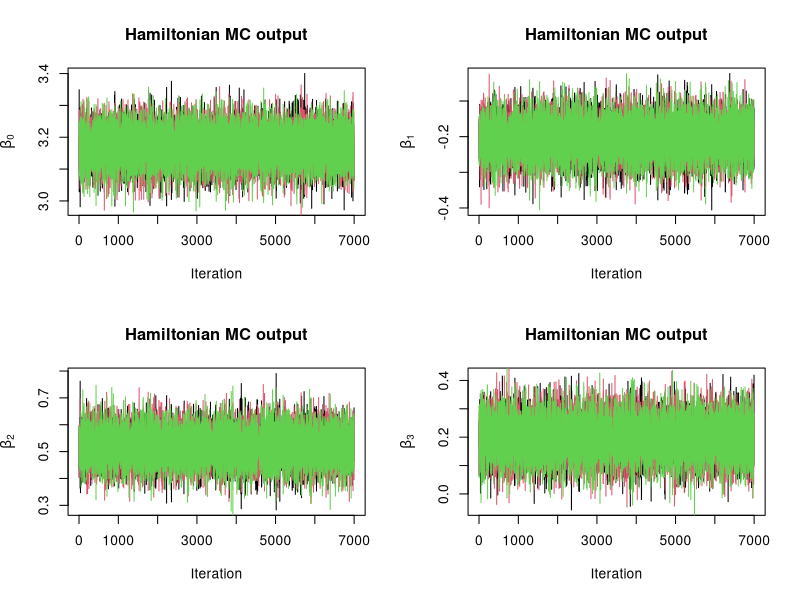
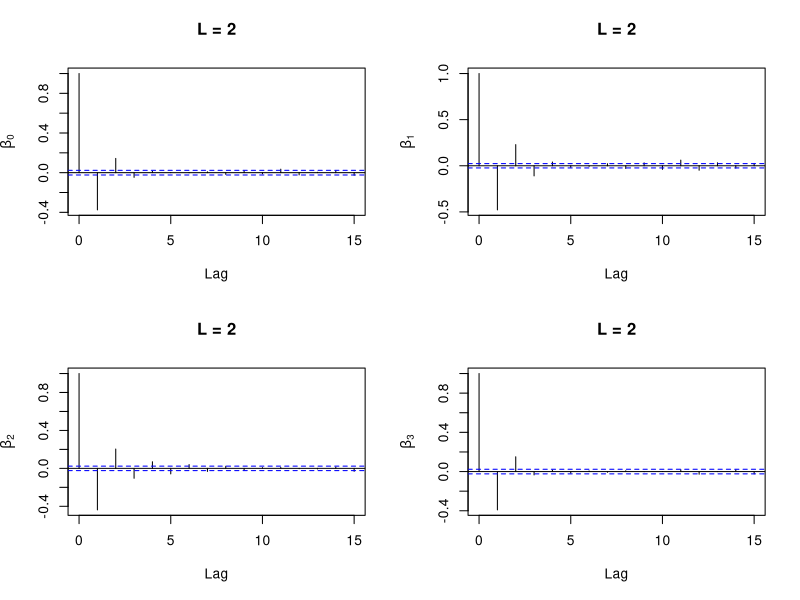
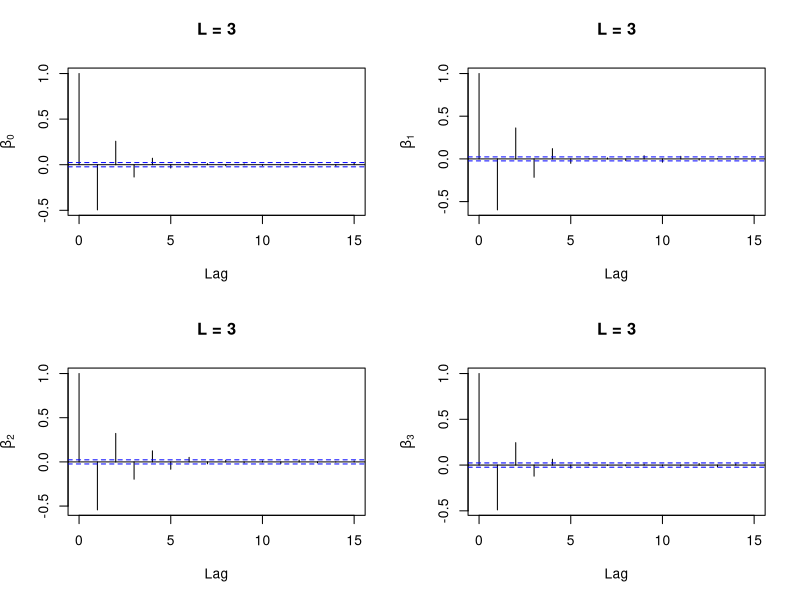
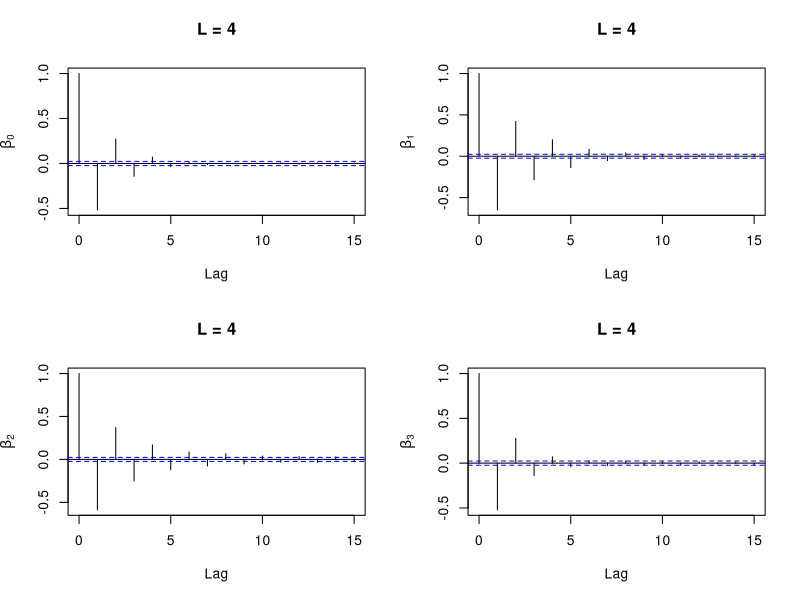
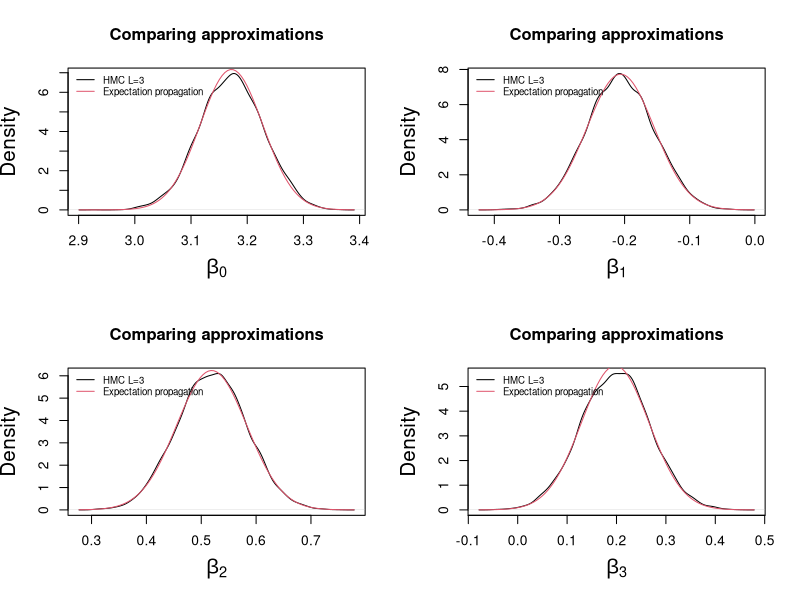

The R source for these figures, in order:
## ---- chunk 1
knitr::opts_chunk$set(echo = TRUE)
## ---- chunk 2
set.seed(695281) 
library(mvtnorm) #Please change random seed to your student id number.
## ---- chunk 3
# Read  data
WOOL <- read.csv("Warpbreaks.csv")
## ---- chunk 4
# model poisson regression 
mod<-glm(breaks~ ., WOOL, family = poisson(link = "log"))
X <- model.matrix(mod)
# sigma  <-vcov(mod)
y <- WOOL$breaks
p <-dim(X)[2]   #number of parameters
M <- 5*crossprod(X)
## ---- chunk 5

#Part one: function for performing Hamiltonian Monte Carlo for logistic regression.
#Inputs:
#y: vector of responses
#n: vector (or scalar) of trial sizes. 
#X: predictor matrix including intercept.
#L: number of leapfrog steps.
#M is variance covariance matrix for normal prior of momentum variable \phi. Ideally diagonal.
#iter: number of iterations
#burnin: number of initial iterations to throw out.
HMC.fn<-function(y,X,L,M,iter,burnin){ 
p <-dim(X)[2]   #number of parameters
library(mvtnorm)
theta0<-rnorm(p) #initial values of beta
theta.sim<-matrix(0,iter,p+1) #matrix to store iterations plus acceptance.
theta.sim[1,1:p]<-theta0       #initial values in matrix.
epsilon<-1/L                #epsilon assuming epsilon*L =1.
Minv   <-solve(M)


for(i in 1:(iter-1)){
phi       <-rmvnorm(1,mean=rep(0,p),sigma=M)   #draw momentum variable.
phi       <-as.numeric(phi)
phi0      <-phi                             #saving starting phi for calculation of r. 
theta     <-theta.sim[i,1:p]                 #current state of theta.  

lbd.b         <-exp(X%*%theta)  #calculate lambda.
gradtheta <- crossprod(X,y-lbd.b )   #Gradient of posterior = joint distribution with respect to theta.

#leapfrog steps.
for(j in 1:L){
  phi   <- phi + 0.5*epsilon*gradtheta   #first half step for phi
  theta <- theta + epsilon*(Minv%*%phi)  #full step for theta
  
lbd.c         <-exp(X%*%theta) #calculate probabilities of success at candidate (sub) state.
gradtheta <- crossprod(X,y-lbd.c )   #Gradient of posterior = joint distribution with respect to theta.

phi   <- phi + 0.5*epsilon*gradtheta #second half step for phi.
phi   <- as.numeric(phi)
}

#difference of log joint distributions at final iteration of leap.frog vs current state.
r<-sum( dpois(y,lambda = lbd.c,log=TRUE))+dmvnorm(phi,mean=rep(0,p),sigma=M,log=TRUE)-sum(dpois(y,lambda = lbd.b,log=TRUE) )-dmvnorm(phi0,mean=rep(0,p),sigma=M,log=TRUE)
#Draw an indicator whether to accept/reject candidate
ind<-rbinom(1,1,exp( min(c(r,0)) ) )
theta.sim[i+1,1:p]<- ind*theta + (1-ind)*theta.sim[i,1:p]
theta.sim[i+1,p+1] <- ind
}

#Removing the iterations in burnin phase
results<-theta.sim[-c(1:burnin),]
names(results)<-c('beta0','beta1','beta2','beta3','accept') #column names

return(results)
}
## ---- chunk 6
# L = 2
HMCl2<-HMC.fn(y=y,X=X,L=2,M=M,iter=10000,burnin=3000)

# L = 3
HMCl3<-HMC.fn(y=y,X=X,L=3,M=M,iter=10000,burnin=3000)

# L = 4
HMCl4<-HMC.fn(y=y,X=X,L=4,M=M,iter=10000,burnin=3000)

## ---- chunk 7
#Posterior means of beta0, beta1, beta2, beta3 Acceptance rate comparison

colMeans(HMCl2)

#Posterior standard deviations
apply(HMCl2,2,FUN=sd)

#90 % credible intervals  
apply(HMCl2,2,FUN=function(x) quantile(x,c(0.05,0.95)) )

# acceptance rate 
colMeans(HMCl2)[5]
## ---- chunk 8
#Posterior means of beta0, beta1, beta2, beta3 Acceptance rate comparison

colMeans(HMCl3)

#Posterior standard deviations
apply(HMCl3,2,FUN=sd)

#90 % credible intervals  
apply(HMCl3,2,FUN=function(x) quantile(x,c(0.05,0.95)) )

# acceptance rate 
colMeans(HMCl3)[5]

## ---- chunk 9
#Posterior means of beta0, beta1, beta2, beta3 Acceptance rate comparison
colMeans(HMCl4)

#Posterior standard deviations
apply(HMCl4,2,FUN=sd)

#90 % credible intervals  
apply(HMCl4,2,FUN=function(x) quantile(x,c(0.05,0.95)) )

# acceptance rate 
colMeans(HMCl4)[5]
## ---- chunk 10
#plotting HMC.
par(mfrow=c(2,2))
for (i in 1:4) {
plot(HMCl2[,i],type='l',main='Hamiltonian MC output',xlab='Iteration',ylab=bquote( beta[.(i-1)] ))
lines(HMCl3[,i],col=2)
lines(HMCl4[,i],col=3)
}

## ---- chunk 11
library(coda)
hl1<-as.mcmc.list(as.mcmc((HMCl2[1:3500,1:4])))
hl2<-as.mcmc.list(as.mcmc((HMCl2[1:3500,1:4])))
hl3<-as.mcmc.list(as.mcmc((HMCl3[1:3500,1:4])))
hl4<-as.mcmc.list(as.mcmc((HMCl3[3500+1:3500,1:4])))
hl5<-as.mcmc.list(as.mcmc((HMCl4[3500+1:3500,1:4])))
hl6<-as.mcmc.list(as.mcmc((HMCl4[3500+1:3500,1:4])))
hl<-c(hl1,hl2,hl3,hl4,hl5,hl6)

#Gelman-Rubin diagnostic.
gelman.diag(hl)[[1]]
#effective sample size.
effectiveSize(hl)


## ---- chunk 12
# L=2
par(mfrow=c(2,2))
for (i in 1:4) {
acf(HMCl2[,i],ylab=bquote( beta[.(i-1)] ),lag.max = 15,main="L = 2")
}
# L=3
par(mfrow=c(2,2))
for (i in 1:4) {
acf(HMCl3[,i],ylab=bquote( beta[.(i-1)] ),lag.max = 15,main="L = 3")
}
# L=4
par(mfrow=c(2,2))
for (i in 1:4) {
acf(HMCl4[,i],ylab=bquote( beta[.(i-1)] ),lag.max = 15,main="L = 4")
}
## ---- chunk 13

#Coding for implementing Expectation-propagation for poission regression.

#Arguments.
#response, response vector
#n: vector of trial sizes
#iter: number of rounds to consider
#epsilon: convergence criteria.

EP.logit<-function(response,n,X,iter,epsilon){
N<-length(response) #size of dataset.
p<-dim(X)[2]
  
Sigmainvmu <-matrix(0,p,N) #natural parameter \Sigma^{-1}mu
Sigmainv  <-rep(list(diag(p)),N)  #natural parameter \Sigma^{-1}, stored as list

#Previous parameters of g.
Sigmainvmu0<-rowSums(Sigmainvmu)
Sigmainv0   <-Reduce("+",Sigmainv)
  
#g_0(\bm \beta) need not be updated and is assumed flat.

#function for tilted distribution
tilt.dist      <- function(x){
gnoti          <-dnorm(x,mean=Mnoti,sd=sqrt(Vnoti))
# beta           <- rnorm(p,mean=Mnoti,sd=sqrt(Vnoti))
lbd              <-exp(x)
like           <-dpois(response[i],lbd)
result <-gnoti*like
return(result)
}

#loop for updating g_i(\bm \beta) i= 1, ..., n.
for(j in 1:iter){
for(i in 1:N){
Sigmainvmunoti <-rowSums(Sigmainvmu)  - Sigmainvmu[,i] #Natural parameter \Sigma_{-i}^{-1}\mu_{-i}
Sigmainvnoti   <-Reduce("+",Sigmainv) - Sigmainv[[i]]  #Natural parameter \Sigma_{-i}^{-1}\mu_{-i}
Sigmanoti      <-solve(Sigmainvnoti)                   #parameter \Sigma_{-i}^{-1}
munoti         <-Sigmanoti%*%Sigmainvmunoti            #parameter \mu_{-i}
Mnoti          <-t(X[i,])%*%munoti                     #M_{-i}
Vnoti          <-t(X[i,])%*%Sigmanoti%*%X[i,]          #V_{-i}

#Moment matching.
E0<-integrate(f= function(x) { tilt.dist(x)}, lower=Mnoti-10*sqrt(Vnoti), upper=Mnoti+10*sqrt(Vnoti))
E1<-integrate(f= function(x) {x*tilt.dist(x)}, lower=Mnoti-10*sqrt(Vnoti), upper=Mnoti+10*sqrt(Vnoti))
E2<-integrate(f= function(x) {x^2*tilt.dist(x)}, lower=Mnoti-10*sqrt(Vnoti), upper=Mnoti+10*sqrt(Vnoti))  
M <- E1$value/E0$value       
V <- E2$value/E0$value - M^2

#Update g_i
MiViinv <- M/V - Mnoti/Vnoti
Viinv   <- 1/V - 1/Vnoti

#transform back to beta scale.
Sigmainvmu[,i] <-X[i,]%*%MiViinv  #natural parameter \Sigma^{-1}mu
Sigmainv[[i]]  <-X[i,]%*%Viinv%*%t(X[i,])
}
#Note by the way the previous lines of code have been written, step six has been implicitly. 

#Checking whether to stop iterations.
currentSinvmu <-rowSums(Sigmainvmu)   
currentSinv   <-Reduce("+",Sigmainv)

  diff1  <- sqrt((currentSinvmu-Sigmainvmu0)^2)/(abs(currentSinvmu)+0.01)
  diff2  <- sqrt((currentSinv-Sigmainv0)^2)/(abs(currentSinv)+0.01)
  diff.all<-c(diff1,diff2)
  if(max(diff.all) < epsilon) break else Sigmainvmu0 <- currentSinvmu; Sigmainv0 <- currentSinv 
}

#Final mean and variance-covariance matrix of g(\beta)
Sigma <-solve(currentSinv)
mu    <-Sigma%*%currentSinvmu


#Storing and returning results.
param<-list(mu,Sigma,j)
names(param)<-c('betahat','Sigma','iter_break')
return(param)  
}
## ---- chunk 14
N <- 10
n <- length(y)
mresult<-EP.logit(response=y,n=rep(N,n),X=X,iter=100,epsilon=1e-6)
## ---- chunk 15
#Posterior means 
report <- mresult$betahat
ci <- matrix(rep(0,8),nrow = 4)
#90 % credible intervals  
std <- diag(mresult$Sigma)
for (i in 1:4) {
  ci[i,] <- qnorm(c(0.05,0.95),mean =mresult$betahat[i] ,sd =std[i] ) 
}

report <- cbind(report,ci)
colnames(report) <-(c("mean","lower CI" ,"upper CI"))
report
## ---- chunk 16

# par(mfrow=c(1,2))
for(i in 1:4){
plot(density(HMCl3[,i]),xlab=bquote(beta[.(i-1)]),main='Comparing approximations',cex.lab=1.5)
# curve(dnorm(x,mean=mod$coef[i],sd=sqrt(vcov(mod)[i,i])),add=TRUE,col=2 )
curve(dnorm(x,mean=mresult$betahat[i],sd=sqrt(mresult$Sigma[i,i])),add=TRUE,col=2 )
legend('topleft',legend=c('HMC L=3','Expectation propagation'),col=1:2,lty=1,bty='n',cex=0.7)
}
